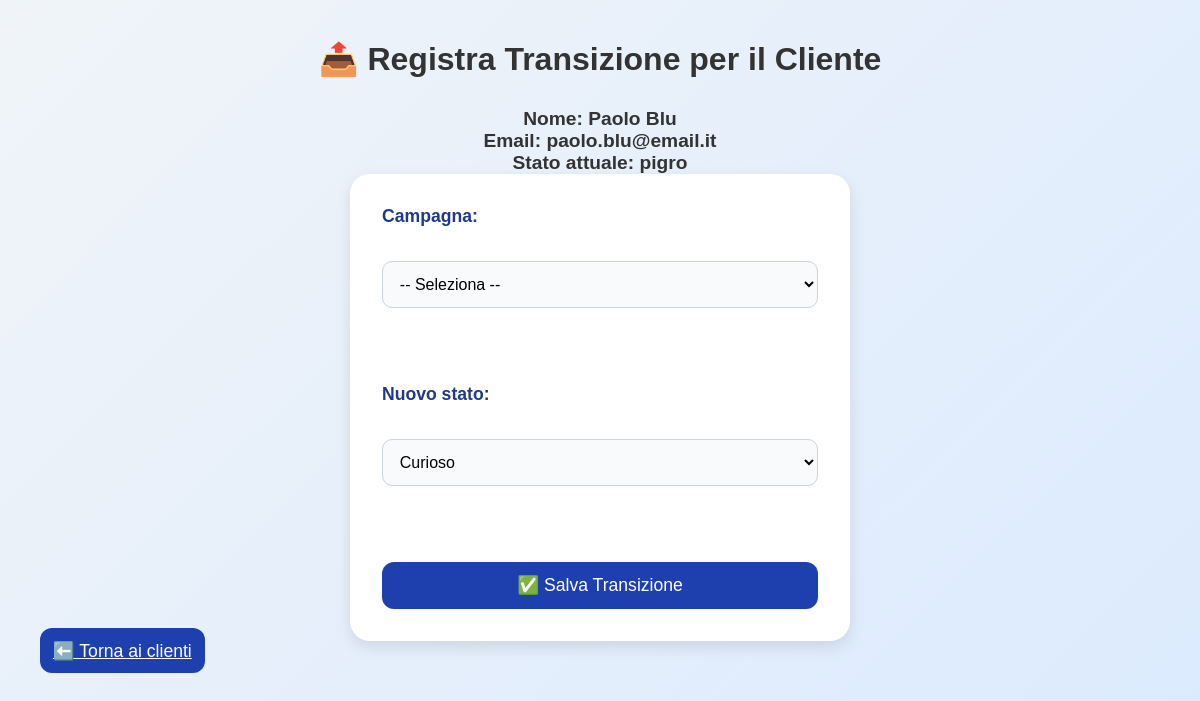
The app's page /transizione.php?id_cliente=2 with its own data.
### tables this page shows
CREATE TABLE Cliente (
    ID_Cliente INT AUTO_INCREMENT PRIMARY KEY,
    nome VARCHAR(100),
    cognome VARCHAR(100),
    email VARCHAR(255) NOT NULL UNIQUE,
    stato_classificazione ENUM('dormiente','pigro','curioso','interessato','entusiasta') NOT NULL DEFAULT 'dormiente',
    data_ultima_classificazione DATE NOT NULL DEFAULT CURRENT_DATE
);

### transizione.php (the view, shortened to what this page needs)
<?php
require_once 'includes/db.php';
$id_cliente = isset($_GET['id_cliente']) ? intval($_GET['id_cliente']) : null;
$cliente = null;
if ($id_cliente) {
    $stmt = $conn->prepare("SELECT nome, cognome, email, stato_classificazione FROM Cliente WHERE ID_Cliente = ?");
    $stmt->bind_param("i", $id_cliente);
    $stmt->execute();
    $result = $stmt->get_result();
    if ($result && $result->num_rows > 0) {
        $cliente = $result->fetch_assoc();
        $stati = ['dormiente', 'pigro', 'curioso', 'interessato', 'entusiasta'];
    } else {
        $errore = "Cliente non trovato.";
    }
} else {
    $errore = "ID Cliente non valido.";
}
?>
<!DOCTYPE html>
<html lang="it">
<head>
    <link rel="stylesheet" href="style.css">
</head>
<body>
    <div class="container">
        <h1>📤 Registra Transizione per il Cliente</h1>
        <?php if ($cliente): ?>
            <p><strong>Nome:</strong> <?= htmlspecialchars($cliente['nome']) ?> <?= htmlspecialchars($cliente['cognome']) ?></p>
            <p><strong>Email:</strong> <?= htmlspecialchars($cliente['email']) ?></p>
            <p><strong>Stato attuale:</strong> <?= htmlspecialchars($cliente['stato_classificazione']) ?></p>
            <form method="POST" class="form-box">
                <label for="id_campagna">Campagna:</label>
                <select name="id_campagna" required>
                    <option value="">-- Seleziona --</option>
                </select><br>
                <label for="nuovo_stato">Nuovo stato:</label>
                <select name="nuovo_stato" required>
                    <?php
                    $stati_avanzamento = array_slice($stati, array_search($cliente['stato_classificazione'], $stati) + 1);
                    foreach ($stati_avanzamento as $stato) {
                        echo "<option value=\"$stato\">" . ucfirst($stato) . "</option>";
                    }
                    ?>
                </select><br>
                <button type="submit" class="btn">✅ Salva Transizione</button>
            </form>
            <a href="clienti.php" class="btn">⬅️ Torna ai clienti</a>
        <?php else: ?>
            <p>Cliente non trovato.</p>
        <?php endif; ?>
    </div>
</body>
</html>

### style.css (style rules this page uses)
* { box-sizing: border-box; margin: 0; padding: 0; }
body { font-family: 'Segoe UI', Tahoma, Geneva, Verdana, sans-serif; background: linear-gradient(135deg, #f0f4f8, #dbeafe); color: #1e3a8a; min-height: 100vh; }
.form-box { background: white; border-radius: 20px; padding: 2rem; width: 100%; max-width: 500px; box-shadow: 0 6px 16px rgba(0, 0, 0, 0.1); display: flex; flex-direction: column; gap: 1.2rem; }
.form-box label { font-weight: bold; margin-bottom: 0.3rem; color: #1e3a8a; }
.form-box input, .form-box textarea, .form-box select { padding: 0.8rem; border: 1px solid #cbd5e1; border-radius: 10px; font-size: 1rem; background-color: #f8fafc; transition: border-color 0.2s; }
.btn { padding: 0.8rem; background-color: #1e40af; color: white; border: none; border-radius: 12px; font-size: 1.1rem; cursor: pointer; transition: background-color 0.3s, transform 0.2s; }
* { margin: 0; padding: 0; box-sizing: border-box; }
body { font-family: 'Arial', sans-serif; background-color: #f4f7fa; color: #333; padding: 20px; }
h1 { text-align: center; color: #333; margin-bottom: 30px; font-size: 2em; }
form { background-color: #fff; padding: 20px; border-radius: 8px; box-shadow: 0 4px 8px rgba(0, 0, 0, 0.1); max-width: 500px; margin: 0 auto; }
label { font-size: 1.1em; font-weight: bold; margin-bottom: 8px; display: block; }
input[type="text"], select { width: 100%; padding: 10px; margin: 10px 0 20px 0; border: 1px solid #ccc; border-radius: 4px; font-size: 1em; }
button { background-color: #28a745; color: #fff; border: none; padding: 10px 20px; font-size: 1.1em; cursor: pointer; border-radius: 4px; width: 100%; transition: background-color 0.3s ease; }
p { font-size: 1.2em; font-weight: bold; text-align: center; }
.container { width: 100%; max-width: 1200px; margin: 0 auto; padding: 20px; }

### records on screen
cliente: nome "Paolo", cognome "Blu", email "paolo.blu@email.it", stato_classificazione "pigro", nuovo_stato "Curioso"
